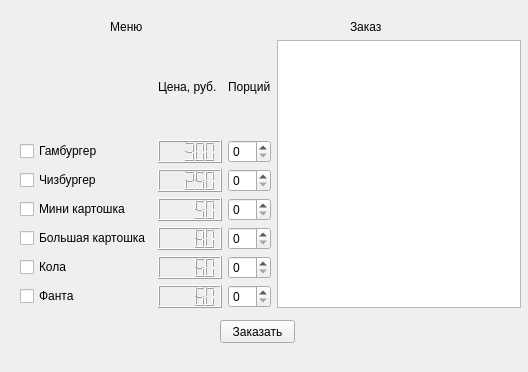
<?xml version="1.0" encoding="UTF-8"?>
<ui version="4.0">
 <class>MainWindow</class>
 <widget class="QMainWindow" name="MainWindow">
  <property name="geometry">
   <rect>
    <x>0</x>
    <y>0</y>
    <width>528</width>
    <height>372</height>
   </rect>
  </property>
  <property name="windowTitle">
   <string>MainWindow</string>
  </property>
  <widget class="QWidget" name="centralwidget">
   <widget class="QWidget" name="horizontalLayoutWidget">
    <property name="geometry">
     <rect>
      <x>20</x>
      <y>40</y>
      <width>501</width>
      <height>268</height>
     </rect>
    </property>
    <layout class="QHBoxLayout" name="horizontalLayout">
     <item>
      <layout class="QGridLayout" name="gridLayout">
       <item row="1" column="1">
        <widget class="QLCDNumber" name="lcdNumberGamb">
         <property name="value" stdset="0">
          <double>300.000000000000000</double>
         </property>
        </widget>
       </item>
       <item row="4" column="1">
        <widget class="QLCDNumber" name="lcdNumberMiniKart">
         <property name="font">
          <font>
           <weight>50</weight>
           <italic>true</italic>
           <bold>false</bold>
          </font>
         </property>
         <property name="autoFillBackground">
          <bool>false</bool>
         </property>
         <property name="smallDecimalPoint">
          <bool>false</bool>
         </property>
         <property name="value" stdset="0">
          <double>50.000000000000000</double>
         </property>
        </widget>
       </item>
       <item row="0" column="2">
        <widget class="QLabel" name="label_2">
         <property name="text">
          <string>Порций</string>
         </property>
        </widget>
       </item>
       <item row="8" column="2">
        <widget class="QSpinBox" name="spinBox_7"/>
       </item>
       <item row="5" column="2">
        <widget class="QSpinBox" name="spinBoxMaxKart"/>
       </item>
       <item row="8" column="0">
        <widget class="QCheckBox" name="checkBFanta">
         <property name="text">
          <string>Фанта</string>
         </property>
        </widget>
       </item>
       <item row="8" column="1">
        <widget class="QLCDNumber" name="lcdNumberFanta">
         <property name="value" stdset="0">
          <double>60.000000000000000</double>
         </property>
        </widget>
       </item>
       <item row="4" column="0">
        <widget class="QCheckBox" name="checMiniKart">
         <property name="text">
          <string>Мини картошка</string>
         </property>
        </widget>
       </item>
       <item row="7" column="1">
        <widget class="QLCDNumber" name="lcdNumberCola">
         <property name="value" stdset="0">
          <double>60.000000000000000</double>
         </property>
        </widget>
       </item>
       <item row="7" column="2">
        <widget class="QSpinBox" name="spinBoxCola"/>
       </item>
       <item row="5" column="0">
        <widget class="QCheckBox" name="checkMaxKart">
         <property name="text">
          <string>Большая картошка</string>
         </property>
        </widget>
       </item>
       <item row="5" column="1">
        <widget class="QLCDNumber" name="lcdNumberMaxKart">
         <property name="value" stdset="0">
          <double>80.000000000000000</double>
         </property>
        </widget>
       </item>
       <item row="0" column="1">
        <widget class="QLabel" name="label">
         <property name="text">
          <string>Цена, руб.</string>
         </property>
        </widget>
       </item>
       <item row="4" column="2">
        <widget class="QSpinBox" name="spinBoxMiniKart"/>
       </item>
       <item row="1" column="2">
        <widget class="QSpinBox" name="spinBoxGamb"/>
       </item>
       <item row="1" column="0">
        <widget class="QCheckBox" name="checkBGamb">
         <property name="text">
          <string>Гамбургер</string>
         </property>
        </widget>
       </item>
       <item row="7" column="0">
        <widget class="QCheckBox" name="checkBCola">
         <property name="text">
          <string>Кола</string>
         </property>
        </widget>
       </item>
       <item row="2" column="1">
        <widget class="QLCDNumber" name="lcdNumberChis">
         <property name="value" stdset="0">
          <double>250.000000000000000</double>
         </property>
        </widget>
       </item>
       <item row="2" column="2">
        <widget class="QSpinBox" name="spinBoxChis"/>
       </item>
       <item row="2" column="0">
        <widget class="QCheckBox" name="checkBChis">
         <property name="text">
          <string>Чизбургер</string>
         </property>
        </widget>
       </item>
      </layout>
     </item>
     <item>
      <widget class="QPlainTextEdit" name="plainTextEdit"/>
     </item>
    </layout>
   </widget>
   <widget class="QLabel" name="label_3">
    <property name="geometry">
     <rect>
      <x>110</x>
      <y>20</y>
      <width>47</width>
      <height>13</height>
     </rect>
    </property>
    <property name="text">
     <string>Меню</string>
    </property>
   </widget>
   <widget class="QLabel" name="label_4">
    <property name="geometry">
     <rect>
      <x>350</x>
      <y>20</y>
      <width>47</width>
      <height>13</height>
     </rect>
    </property>
    <property name="text">
     <string>Заказ</string>
    </property>
   </widget>
   <widget class="QPushButton" name="pushButton">
    <property name="geometry">
     <rect>
      <x>220</x>
      <y>320</y>
      <width>75</width>
      <height>23</height>
     </rect>
    </property>
    <property name="text">
     <string>Заказать</string>
    </property>
   </widget>
  </widget>
 </widget>
 <resources/>
 <connections/>
</ui>
